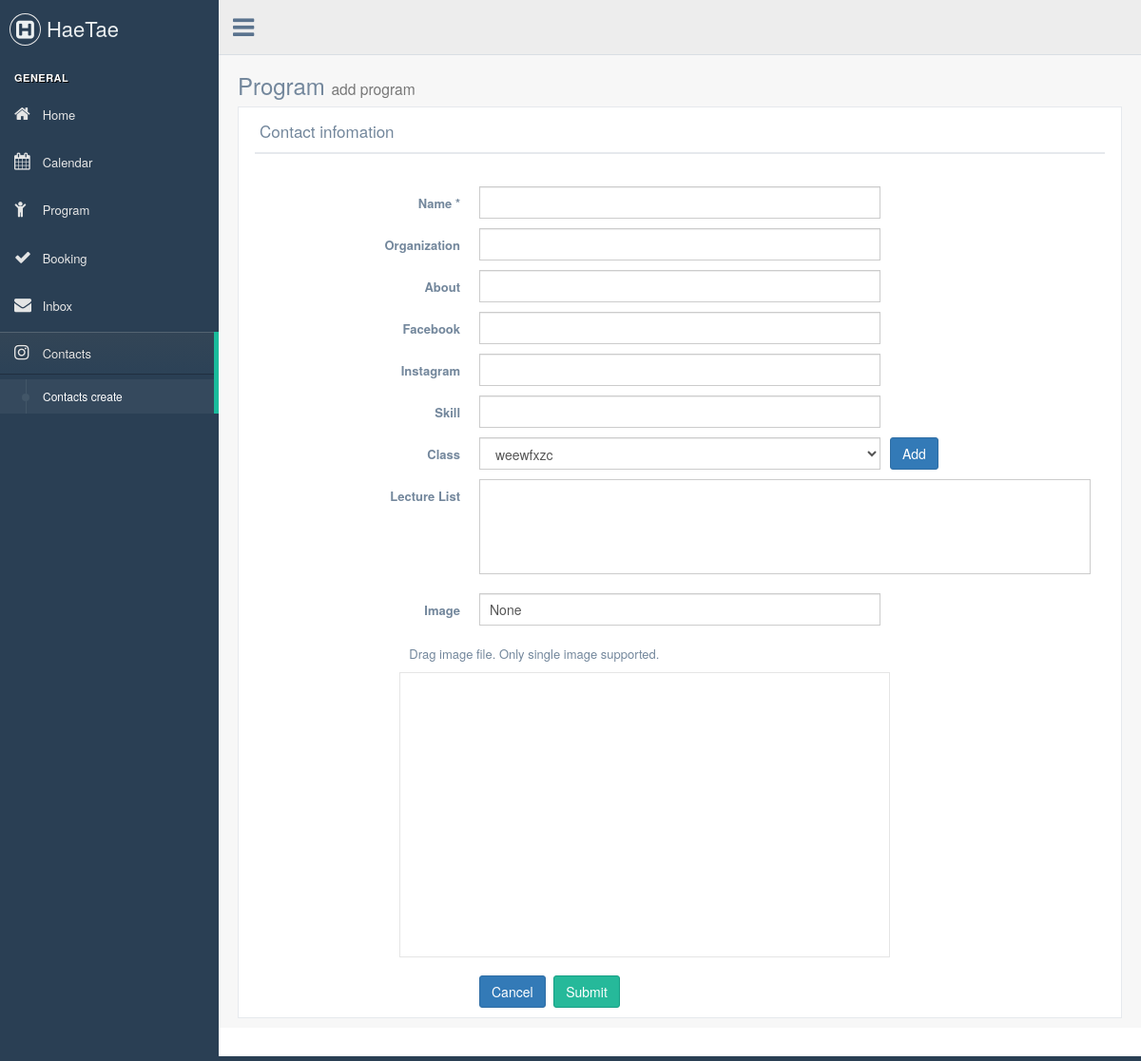
The app's page /admin/contacts_form.php, older data.
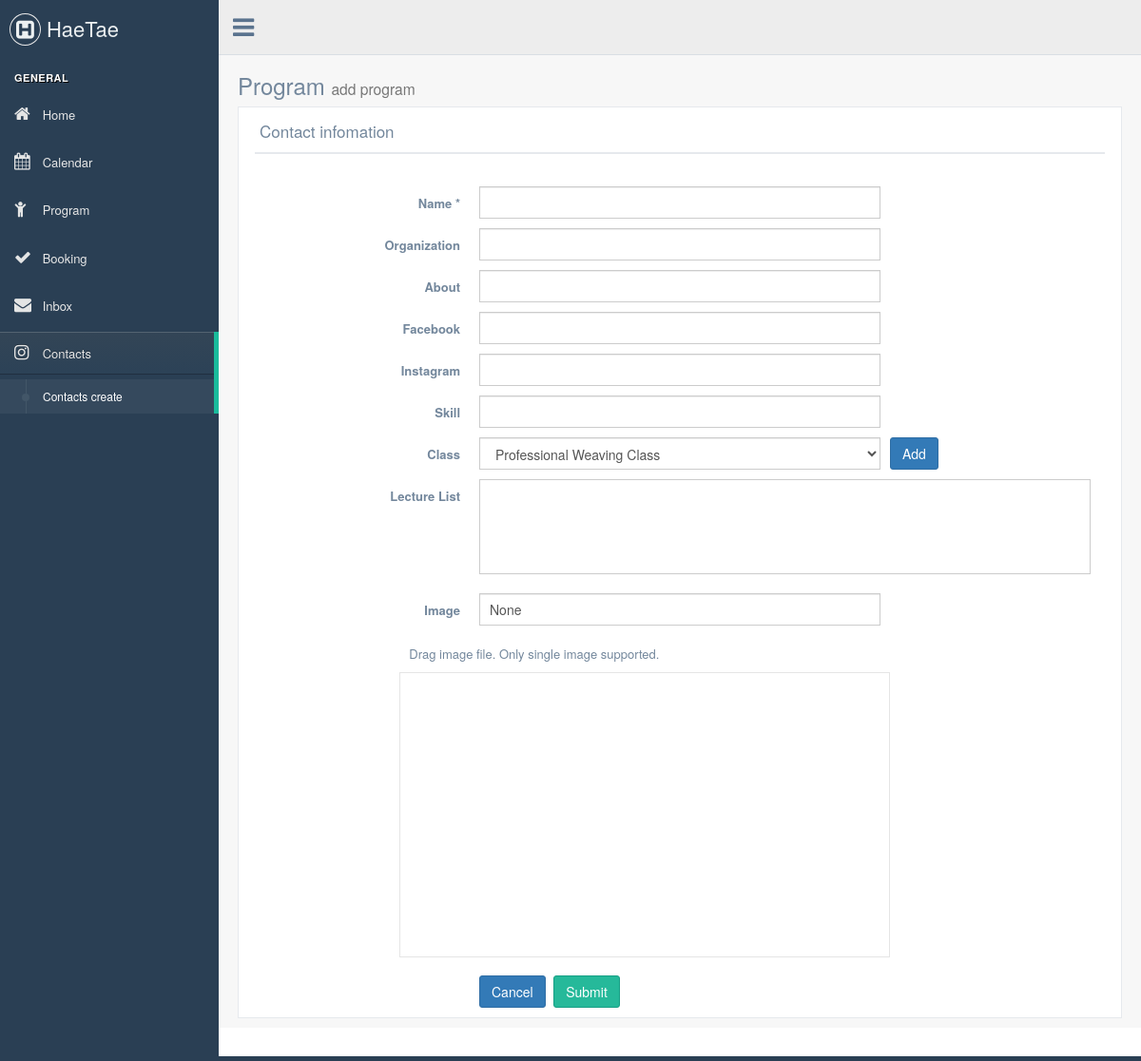
The same page, newer data.
### tables this page shows
CREATE TABLE `program` (
  `pk` int(11) NOT NULL,
  `title` text NOT NULL,
  `detail` longtext,
  `image` text,
  `duration` text,
  `cost` text,
  `start_date` text,
  `create_time` timestamp NOT NULL DEFAULT CURRENT_TIMESTAMP,
  `display` tinyint(4) NOT NULL DEFAULT '1',
  `class` int(11) NOT NULL DEFAULT '0'
);

### src/admin/contacts_form.php (the view, shortened to what the changed rows need)
<?php
$conn = mysqli_connect(
    'localhost',
    'root',
    'q1w2e3r4',
    'hmong');
$result = mysqli_query($conn,"SELECT * FROM program");
$project_list = '';
while ($row = mysqli_fetch_array($result)) {
    $project_list = $project_list."<option value='{$row["pk"]}'>{$row["title"]}</option>";
}
?>
<!DOCTYPE html>
<html lang="en">
<head>
    <link href="../vendors/bootstrap/dist/css/bootstrap.min.css" rel="stylesheet">
    <link href="../vendors/font-awesome/css/font-awesome.min.css" rel="stylesheet">
    <link href="../vendors/nprogress/nprogress.css" rel="stylesheet">
    <link href="../vendors/iCheck/skins/flat/green.css" rel="stylesheet">
    <link href="../vendors/dropzone/dist/min/dropzone.min.css" rel="stylesheet">
    <link href="../build/css/custom.min.css" rel="stylesheet">
</head>
<body class="nav-md">
<div class="container body">
    <div class="main_container">
        <div class="right_col" role="main">
            <div class="">
                <div class="row">
                    <div class="col-md-12 col-sm-12 col-xs-12">
                        <div class="x_panel">
                            <div class="x_title">
                                <h2>Contact infomation <small>Please fill in forms</small></h2>
                            </div>
                            <div class="x_content">
                                <br/>
                                <form id="demo-form2" data-parsley-validate class="form-horizontal form-label-left"
                                      action="action/action_contact.php" method="POST">
                                    <div class="form-group">
                                        <div class="col-md-6 col-sm-6 col-xs-12">
                                            <select id="class" class="form-control">
                                                <?= $project_list ?>
                                            </select>
                                        </div>
                                    </div>
                                </form>
                            </div>
                        </div>
                    </div>
                </div>
            </div>
        </div>
    </div>
</div>
</body>
</html>

Row changes from the older to the newer data that the page shows:
removed program: title "weewfxzc"
added program: title "Professional Weaving Class"
